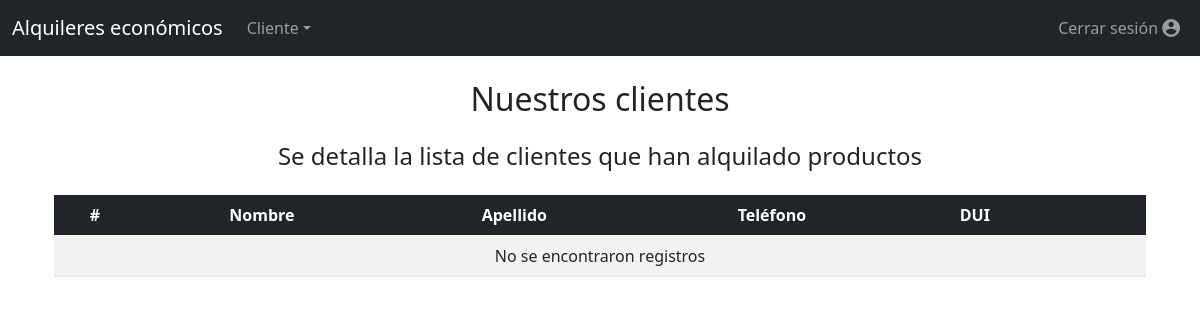
The page /index.php (signed in) on the database as committed earlier.
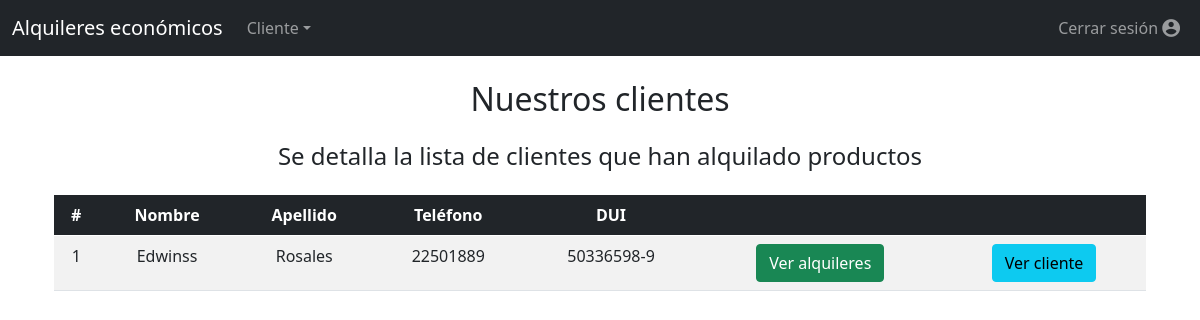
The same page on the database as committed later.
### tables this page shows
CREATE TABLE `clientes` (
  `cliente_id` int(11) NOT NULL,
  `nombres` varchar(50) NOT NULL,
  `apellidos` varchar(50) NOT NULL,
  `dui` varchar(10) NOT NULL,
  `telefono` int(11) NOT NULL,
  `fecha_registro` timestamp NOT NULL DEFAULT current_timestamp()
);

### core/connect.php (called while the page is built, shortened)
<?php
    class Connect
    {
        protected static function connection()
        {
            try {
                $pdo = new PDO(DBMS, USER, PASSWORD);
                $pdo->setAttribute(PDO::ATTR_ERRMODE, PDO::ERRMODE_EXCEPTION);
                $pdo->exec(COLLATION);
            } catch (PDOException $ex) {
                die($ex->getMessage());
            }
            return $pdo;
        }
    }
?>

### core/client.php (called while the page is built, shortened)
<?php
    require_once 'connect.php';
    class Client extends Connect
    {
        private $pdo;
        function __construct()
        {
            $this->pdo = Connect::connection();
        }
        public function listarClientes()
        {
            try {
                $sql = "SELECT * FROM clientes ORDER BY cliente_id DESC";
                $stm = $this->pdo->prepare($sql);
                $stm->execute();
                $result = $stm->fetchAll(PDO::FETCH_ASSOC);
                return $result;
            } catch (Exception $e) {
                die($e->getMessage());
            }
        }
    }
    $client = new Client();
    if (isset($_POST['action'])) {
        $action = $_POST['action'];
    } else {
        $action = "list";
    }
    switch ($action) {
        case 'list':
            $response = $client->listarClientes();
            break;
    }
?>

### views/inicio.php (the view)
<?php
    require_once 'core/client.php';
?>
<div class="container-fluid">
    <center>
        <div class="pb-3">
            <h2>Nuestros clientes</h2>
        </div>
        <div class="pb-3">
            <h4>Se detalla la lista de clientes que han alquilado productos</h4>
        </div>
    </center>
    <div class="table-responsive text-center">
        <table id="myTable" class="table table-striped table-hover pt-3">
            <thead class="table-dark">
                <tr>
                    <th>#</th>
                    <th>Nombre</th>
                    <th>Apellido</th>
                    <th>Teléfono</th>
                    <th>DUI</th>
                    <th></th>
                    <th></th>
                </tr>
            </thead>
            <tbody>
                <?php
                    if (count($response) > 0) {
                        foreach ($response as $row) {
                ?>
                    <tr>
                        <td><?php echo $row['cliente_id']; ?></td>
                        <td><?php echo $row['nombres']; ?></td>
                        <td><?php echo $row['apellidos']; ?></td>
                        <td><?php echo $row['telefono']; ?></td>
                        <td><?php echo $row['dui']; ?></td>
                        <td>
                            <a href="index.php?page=alquileres&code=<?php echo $row['cliente_id'] ?>" class="btn btn-success">Ver alquileres</a>
                        </td>
                        <td>
                            <a href="index.php?page=detalles-cliente&code=<?php echo $row['cliente_id'] ?>" class="btn btn-info">Ver cliente</a>
                        </td>
                    </tr>
                <?php
                        }
                    } else {
                ?>
                    <tr>
                        <td colspan="7">No se encontraron registros</td>
                    </tr>
                <?php
                    }
                ?>
            </tbody>
        </table>
    </div>
</div>

### index.php (shortened to what this page needs)
<!DOCTYPE html>
<html lang="es" dir="ltr">
	<head>
		<link rel="stylesheet" href="static/css/bootstrap.min.css">
		<link rel="stylesheet" href="static/css/jquery.dataTables.min.css">
		<link rel="stylesheet" href="vendors/material-design-iconic-font/css/material-design-iconic-font.min.css">
		<link rel="stylesheet" href="static/css/style.css">
	</head>
	<body>
		<?php
			if (isset($_SESSION['username'])) {
				require_once 'views/main.php';
			} else {
				require_once 'views/login.php';
			}
		?>
	</body>
</html>

### components/navbar.php (shortened to what this page needs)
<nav class="navbar navbar-expand-lg navbar-dark bg-dark">
	<div class="container-fluid">
		<a class="navbar-brand" href="index.php">Alquileres económicos</a>
		<div class="collapse navbar-collapse" id="navbarSupportedContent">
			<ul class="navbar-nav me-auto mb-2 mb-lg-0">
				<li class="nav-item dropdown">
					<a class="nav-link dropdown-toggle" href="#" id="navbarDropdown" role="button" data-bs-toggle="dropdown" aria-expanded="false">Cliente</a>
				</li>
			</ul>
			<div class="d-flex">
				<ul class="navbar-nav me-auto mb-2 mb-lg-0">
					<li class="nav-item">
						<a class="nav-link" href="core/auth.php">Cerrar sesión&nbsp;<i class="zmdi zmdi-account-circle zmdi-hc-lg"></i></a>
					</li>
				</ul>
			</div>
		</div>
	</div>
</nav>

### views/main.php (shortened to what this page needs)
<?php
    require_once 'components/navbar.php';
?>
<section class="py-4">
    <div class="container">
        <?php
            if (!isset($_GET['page'])) {
                require_once 'views/inicio.php';
            }
        ?>
    </div>
</section>

Rows that differ between the two databases and show on the page:
added clientes: cliente_id "1", nombres "Edwinss", apellidos "Rosales", telefono "22501889", dui "50336598-9"
Other text that changed with them:
text no longer shown: "No se encontraron registros"
